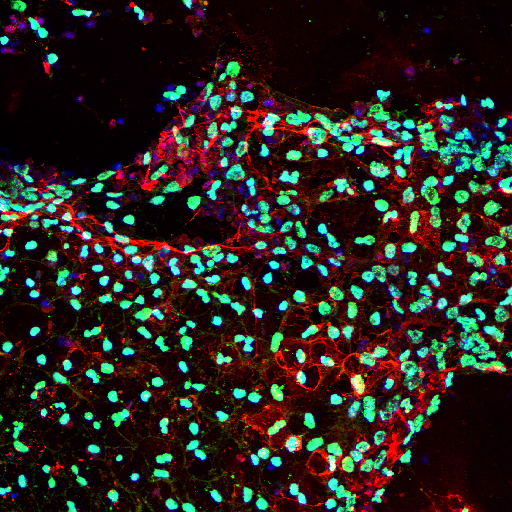
%> input picture 02_imagesBasics/cells.png, 512 x 512 px
$ octave solution.m   (GNU Octave 9; MATLAB toolbox functions it lacks are replaced by stand-ins)
%> lines starting %> are read from the running program, lines starting %| are printed output that depends on the picture
%% 1 - Load and show
img = imread('cells.png');
%> img is the input picture: size 512x512x3 uint8; mean R, G, B 43.6, 37.6, 32.8
imshow(img)

%% 2 - Plot channels separately
img = imread('cells.png');

for i = 1:3
    subplot(1,3,i)
    imshow(img(:,:,i))
    title(sprintf('Channel #%u',i))
end
%> this loop made 3 passes
%> pass 1, `imshow(img(:,:,i))`:
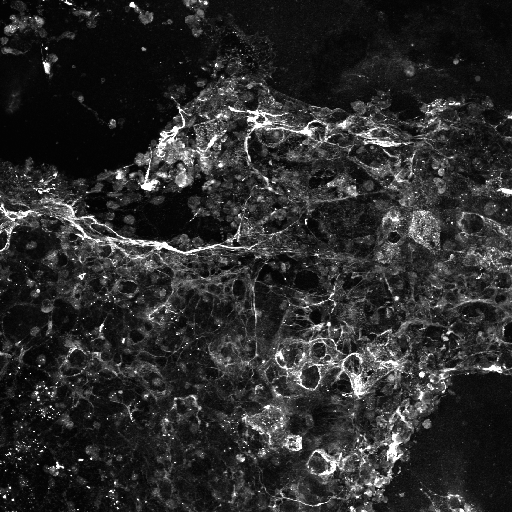
%> displayed picture: size 512x512, on the screen's scale of 0 to 255; min 0, max 255, mean 43.6
%> pass 2, `imshow(img(:,:,i))`:
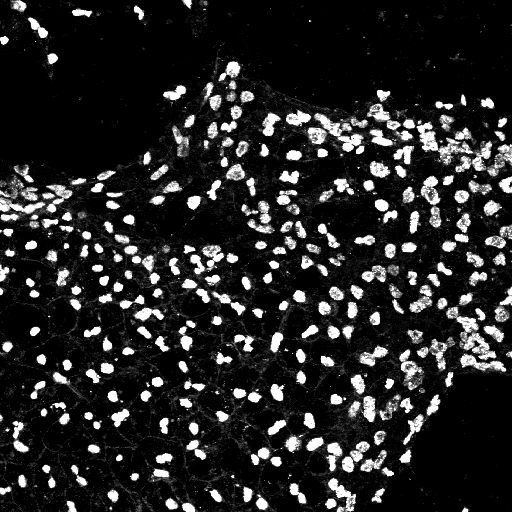
%> displayed picture: size 512x512, on the screen's scale of 0 to 255; min 0, max 255, mean 37.6

%% 3 - Histogram and saturated pixels
img = imread('cells.png');
img = img(:,:,3);
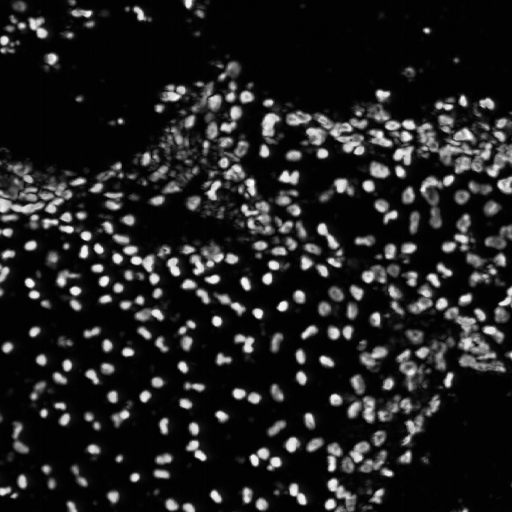
%> img: size 512x512 uint8; min 0, max 255, mean 32.8
imhist(img)
title(sprintf('%u pixels are black - %u pixels are white',...
    sum(img==0,'all'), sum(img==255,'all')))
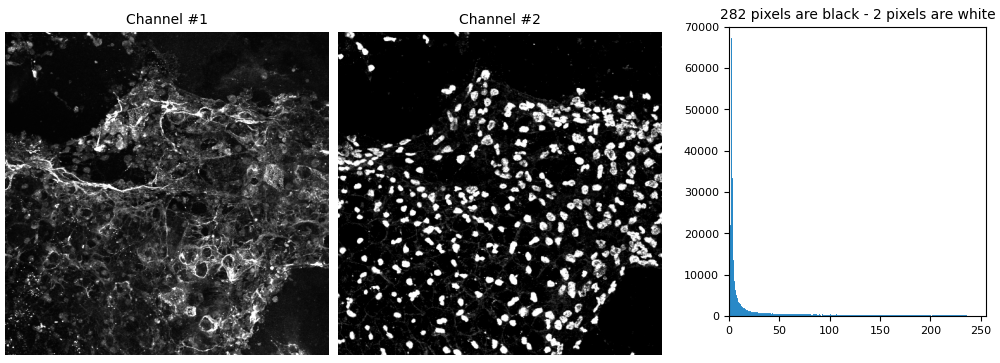
%> figure redrawn from the program's plot data, 3 panels

%% 4 & 5 - ROIs and average intensity

numROIs = 2;        % Change this line to modify the number of ROIs to consider
% -------------------------------------------------------------------------

img = imread('cells.png');
imshow(img)

masks = zeros([size(img,[1,2]),numROIs], 'logical');
for i = 1:numROIs
    title(sprintf('Draw ROI #%u',i))
%> (the run ends here)
